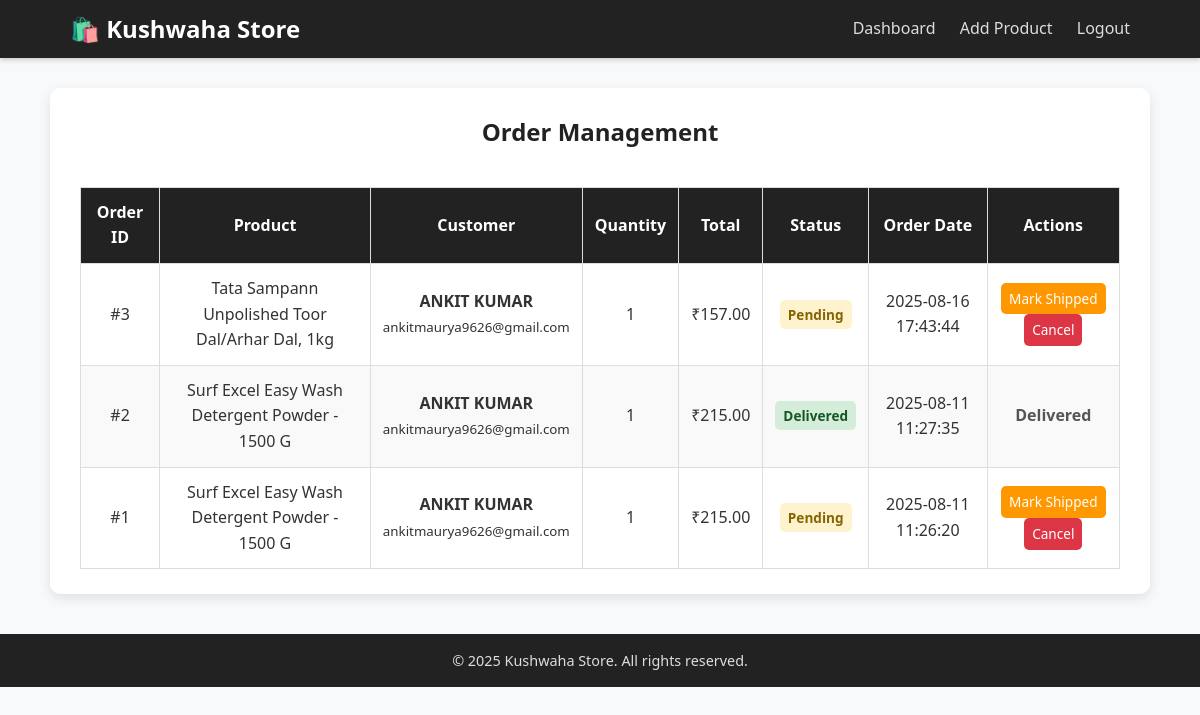
Screenshot of /view_orders (signed in) with the database file from the repository.
### tables this page shows
CREATE TABLE orders (
    id INTEGER PRIMARY KEY AUTOINCREMENT,
    buyer_id INTEGER NOT NULL,
    product_id INTEGER NOT NULL,
    quantity INTEGER NOT NULL,
    total_price REAL NOT NULL,
    status TEXT NOT NULL DEFAULT 'pending' CHECK(status IN ('pending', 'shipped', 'delivered', 'cancelled')),
    ordered_at TIMESTAMP DEFAULT CURRENT_TIMESTAMP,
    FOREIGN KEY (buyer_id) REFERENCES users (id),
    FOREIGN KEY (product_id) REFERENCES products (id)
);

CREATE TABLE products (
    id INTEGER PRIMARY KEY AUTOINCREMENT,
    vendor_id INTEGER NOT NULL,
    name TEXT NOT NULL,
    description TEXT,
    price REAL NOT NULL,
    image TEXT,
    created_at TIMESTAMP DEFAULT CURRENT_TIMESTAMP,
    FOREIGN KEY (vendor_id) REFERENCES users (id)
);

CREATE TABLE users (
    id INTEGER PRIMARY KEY AUTOINCREMENT,
    name TEXT NOT NULL,
    email TEXT NOT NULL UNIQUE,
    password TEXT NOT NULL,
    role TEXT NOT NULL CHECK(role IN ('buyer', 'vendor')),
    created_at TIMESTAMP DEFAULT CURRENT_TIMESTAMP
);

### app.py (the view)
@app.route('/view_orders')
def view_orders():
    if 'role' not in session or session['role'] != 'vendor':
        return redirect(url_for('login'))
    vendor_id = get_user_id(session['email'])
    conn = get_db_connection()
    orders = conn.execute("""
        SELECT o.*, p.name as product_name, u.name as buyer_name, u.email as buyer_email
        FROM orders o
        JOIN products p ON o.product_id = p.id
        JOIN users u ON o.buyer_id = u.id
        WHERE p.vendor_id = ?
        ORDER BY o.ordered_at DESC
    """, (vendor_id,)).fetchall()
    conn.close()
    return render_template('view_orders.html', orders=orders)

### app.py (called while the page is built)
def get_db_connection():
    conn = sqlite3.connect("database.db")
    conn.row_factory = sqlite3.Row
    return conn

def get_user_id(email):
    conn = get_db_connection()
    if email == VENDOR_EMAIL:
        user = conn.execute("SELECT * FROM users WHERE email = ?", (email,)).fetchone()
        if not user:
            conn.execute("INSERT INTO users (name, email, password, role) VALUES (?, ?, ?, ?)",
                        ("Kushwaha Store", email, VENDOR_PASSWORD, "vendor"))
            conn.commit()
            user_id = conn.lastrowid
        else:
            user_id = user['id']
    else:
        user = conn.execute("SELECT * FROM users WHERE email = ?", (email,)).fetchone()
        user_id = user['id'] if user else None
    conn.close()
    return user_id

### templates/view_orders.html (shortened to what this page needs)
<!DOCTYPE html>
<html lang="en">
<head>
    <link rel="stylesheet" href="{{ url_for('static', filename='css/view_orders.css') }}">
</head>
<body>
    <header>
        <nav class="navbar">
            <div class="nav-brand">
                <h1>🛍️ Kushwaha Store</h1>
            </div>
            <div class="nav-links">
                <a href="{{ url_for('vendor_dashboard') }}">Dashboard</a>
                <a href="{{ url_for('add_product') }}">Add Product</a>
                <a href="{{ url_for('logout') }}">Logout</a>
            </div>
        </nav>
    </header>
    <main>
        <div class="container">
            <h2>Order Management</h2>
            {% if orders %}
                <div class="orders-table">
                    <table>
                        <thead>
                            <tr>
                                <th>Order ID</th>
                                <th>Product</th>
                                <th>Customer</th>
                                <th>Quantity</th>
                                <th>Total</th>
                                <th>Status</th>
                                <th>Order Date</th>
                                <th>Actions</th>
                            </tr>
                        </thead>
                        <tbody>
                            {% for order in orders %}
                                <tr>
                                    <td>#{{ order.id }}</td>
                                    <td>{{ order.product_name }}</td>
                                    <td>
                                        <strong>{{ order.buyer_name }}</strong><br>
                                        <small>{{ order.buyer_email }}</small>
                                    </td>
                                    <td>{{ order.quantity }}</td>
                                    <td>₹{{ "%.2f"|format(order.total_price) }}</td>
                                    <td><span class="status {{ order.status }}">{{ order.status|title }}</span></td>
                                    <td>{{ order.ordered_at[:19] }}</td>
                                    <td class="actions">
                                        {% if order.status == 'pending' %}
                                            <a href="{{ url_for('update_order_status', order_id=order.id, new_status='shipped') }}" class="btn btn-sm btn-primary">Mark Shipped</a>
                                            <a href="{{ url_for('update_order_status', order_id=order.id, new_status='cancelled') }}" class="btn btn-sm btn-danger">Cancel</a>
                                        {% elif order.status == 'shipped' %}
                                            <a href="{{ url_for('update_order_status', order_id=order.id, new_status='delivered') }}" class="btn btn-sm btn-success">Mark Delivered</a>
                                        {% else %}
                                            <span class="status-final">{{ order.status|title }}</span>
                                        {% endif %}
                                    </td>
                                </tr>
                            {% endfor %}
                        </tbody>
                    </table>
                </div>
            {% else %}
                <div class="no-orders">
                    <h3>No orders received yet!</h3>
                    <p>Orders for your products will appear here.</p>
                </div>
            {% endif %}
        </div>
    </main>
    <footer>
        <div class="container">
            <p>&copy; 2025 Kushwaha Store. All rights reserved.</p>
        </div>
    </footer>
</body>
</html>

### static/css/view_orders.css (style rules this page uses)
* { margin: 0; padding: 0; box-sizing: border-box; }
body { font-family: 'Segoe UI', Tahoma, Geneva, Verdana, sans-serif; background-color: #f8f9fa; color: #333; line-height: 1.6; }
header { background-color: #222; padding: 10px 0; box-shadow: 0 2px 5px rgba(0,0,0,0.2); }
.navbar { max-width: 1100px; margin: auto; display: flex; justify-content: space-between; align-items: center; padding: 0 20px; }
.nav-brand h1 { color: #fff; font-size: 1.5rem; }
.nav-links a { color: #ddd; text-decoration: none; margin-left: 20px; transition: color 0.3s ease; }
main .container { max-width: 1100px; background: #fff; margin: 30px auto; padding: 25px 30px; border-radius: 10px; box-shadow: 0 4px 12px rgba(0,0,0,0.1); }
h2 { text-align: center; margin-bottom: 20px; color: #222; }
.orders-table { overflow-x: auto; }
.orders-table table { width: 100%; border-collapse: collapse; margin-top: 15px; }
.orders-table th, .orders-table td { border: 1px solid #ddd; padding: 12px; text-align: center; }
.orders-table th { background-color: #222; color: white; font-weight: 600; }
.orders-table tr:nth-child(even) { background-color: #f9f9f9; }
.status { padding: 5px 8px; border-radius: 5px; font-size: 0.85rem; font-weight: bold; text-transform: capitalize; }
.status.pending { background-color: #fff3cd; color: #856404; }
.status.delivered { background-color: #d4edda; color: #155724; }
.status-final { font-weight: bold; color: #555; }
.btn { padding: 6px 10px; border: none; border-radius: 5px; font-size: 0.85rem; cursor: pointer; text-decoration: none; display: inline-block; transition: background 0.3s ease; }
.btn-sm { padding: 5px 8px; }
.btn-primary { background-color: #ff9800; color: white; }
.btn-danger { background-color: #dc3545; color: white; }
footer { background-color: #222; color: #ddd; padding: 15px 0; margin-top: 40px; text-align: center; font-size: 0.9rem; }

### rows the page displays
orders: id "3", product_name "Tata Sampann Unpolished Toor Dal/Arhar Dal, 1kg", buyer_name "ANKIT KUMAR", buyer_email "ankitmaurya9626@gmail.com", quantity "1", total_price "157.00", status "Pending", ordered_at "2025-08-16 17:43:44"
orders: id "2", product_name "Surf Excel Easy Wash Detergent Powder - 1500 G", buyer_name "ANKIT KUMAR", buyer_email "ankitmaurya9626@gmail.com", quantity "1", total_price "215.00", status "Delivered", ordered_at "2025-08-11 11:27:35"
orders: id "1", product_name "Surf Excel Easy Wash Detergent Powder - 1500 G", buyer_name "ANKIT KUMAR", buyer_email "ankitmaurya9626@gmail.com", quantity "1", total_price "215.00", status "Pending", ordered_at "2025-08-11 11:26:20"
